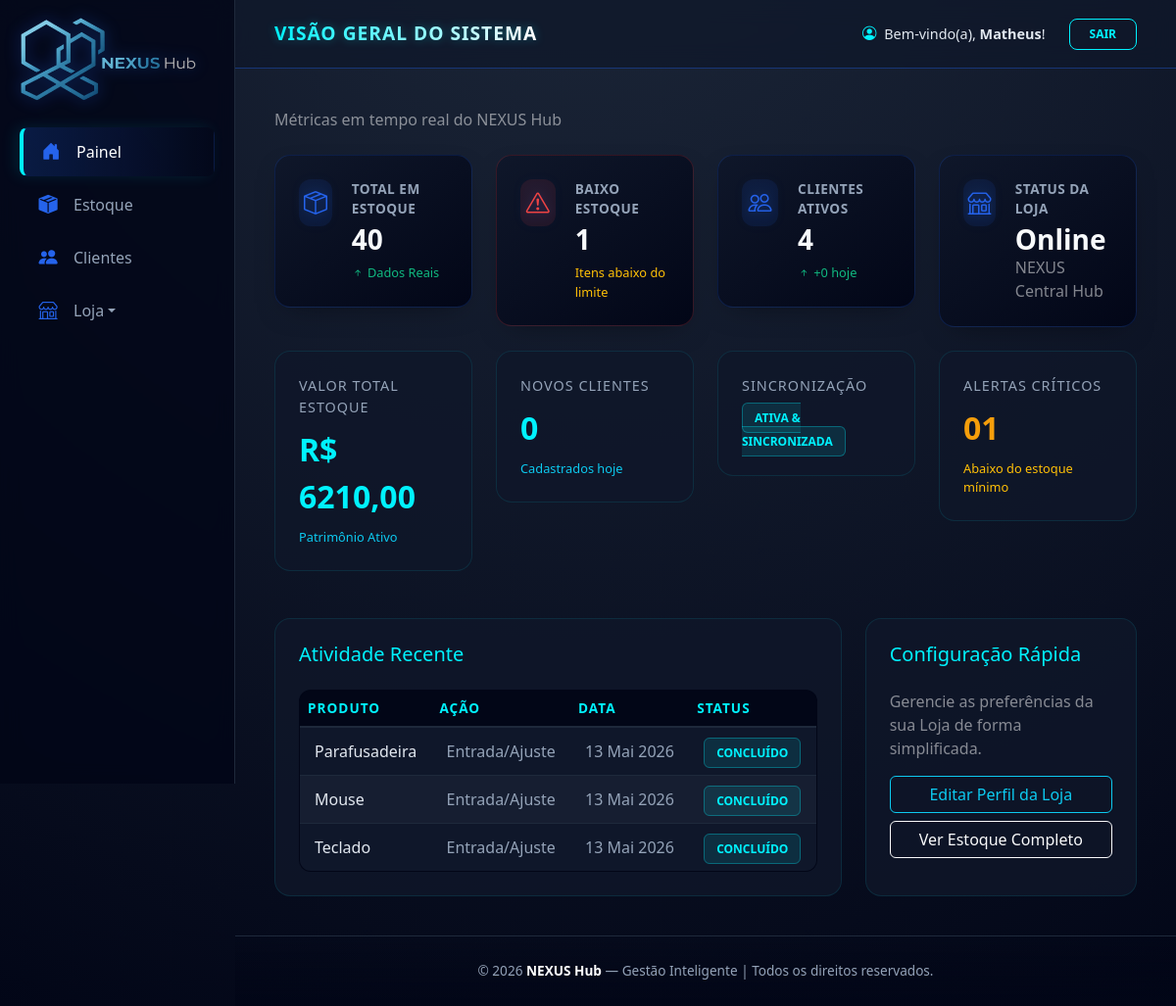
/nexus/ (signed in), run on an earlier commit of the app's database.
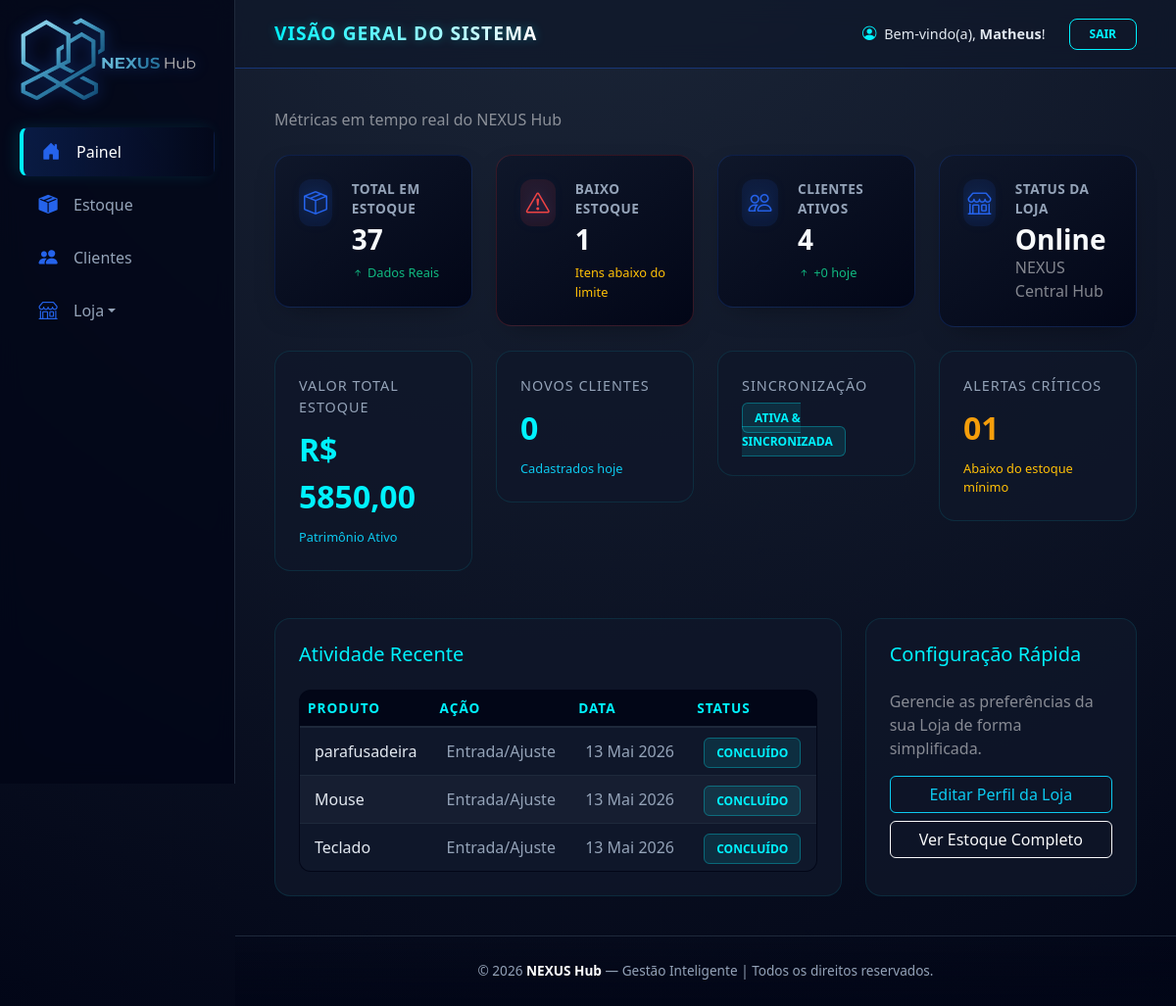
And on a later commit of the database.
### dashboard/models.py (models this page shows, shortened)
class Produto(models.Model):
    loja = models.ForeignKey(Loja, on_delete=models.CASCADE)
    categoria = models.ForeignKey('Categoria', on_delete=models.SET_NULL, null=True, blank=True)
    nome = models.CharField(max_length=255)
    descricao = models.TextField()
    preco = models.DecimalField(max_digits=10, decimal_places=2)
    estoque = models.IntegerField(default=0)
    estoque_minimo = models.IntegerField(default=5)
    ativo = models.BooleanField(default=True)
    data_criacao = models.DateTimeField(auto_now_add=True)

### dashboard/decorators.py (the view, shortened to what this page needs)
    @login_required(login_url='login_view')
    def _wrapped_view(request, *args, **kwargs):
        if request.user.is_superuser:
            return view_func(request, *args, **kwargs)

### dashboard/context_processors.py (called while the page is built)
def dados_loja(request):
    if request.user.is_authenticated:
        try:
            vendedor_perfil = Vendedor.objects.filter(usuario=request.user).first()
            is_vendedor = vendedor_perfil and vendedor_perfil.aprovado and not request.user.is_superuser
            if vendedor_perfil:
                loja = Loja.objects.filter(vendedor=vendedor_perfil).first()
                return {
                    'loja': loja,
                    'is_vendedor': is_vendedor,
                    'is_admin': request.user.is_superuser,
                }
        except Exception:
            return {
                'loja': None,
                'is_vendedor': False,
                'is_admin': request.user.is_superuser,
            }
    return {
        'loja': None,
        'is_vendedor': False,
        'is_admin': request.user.is_superuser,
    }

### dashboard/templates/dashboard.html (shortened to what the changed rows need)
{% extends "base.html" %}
{% load humanize %}
{% block content %}
<div class="dashboard-container">
    <div class="row g-4 mb-4">
        <div class="col-md-3">
            <div class="stat-card">
                <div class="stat-content">
                    <span class="stat-label">Total em Estoque</span>
                    <h3 class="stat-value">{{ total_itens }}</h3>
                    <span class="stat-trend trend-up"><i class="bi bi-arrow-up-short"></i> Dados Reais</span>
                </div>
            </div>
        </div>
    </div>
    <div class="row g-4 mb-5">
        <div class="col-md-3">
            <div class="metric-card">
                <div class="metric-label">Valor Total Estoque</div>
                <div class="metric-value">R$ {{ valor_estoque|floatformat:2 }}</div>
                <div class="text-info" style="font-size: 0.8rem;">Patrimônio Ativo</div>
            </div>
        </div>
    </div>
    <div class="row g-4">
        <div class="col-lg-8">
            <div class="metric-card h-100">
                <div class="table-responsive">
                    <table class="table nexus-table mb-0">
                        <thead>
                            <tr>
                                <th>Produto</th>
                                <th>Ação</th>
                                <th>Data</th>
                                <th>Status</th>
                            </tr>
                        </thead>
                        <tbody>
                            {% for produto in produtos|slice:":3" %}
                            <tr>
                                <td>{{ produto.nome }}</td>
                                <td>Entrada/Ajuste</td>
                                <td>{{ hoje|date:"d M Y" }}</td>
                                <td><span class="badge-nexus badge-online">Concluído</span></td>
                            </tr>
                            {% empty %}
                            <tr>
                                <td colspan="4" class="text-center text-muted py-3">Sem atividades recentes</td>
                            </tr>
                            {% endfor %}
                        </tbody>
                    </table>
                </div>
            </div>
        </div>
    </div>
</div>
{% endblock %}

What changed in the data, as far as the page shows it:
removed Produto: nome "Parafusadeira"
added Produto: nome "parafusadeira"
Also different on the page:
{{ total_itens }}: "40" → "37"
{{ valor_estoque|floatformat:2 }}: "6210,00" → "5850,00"
